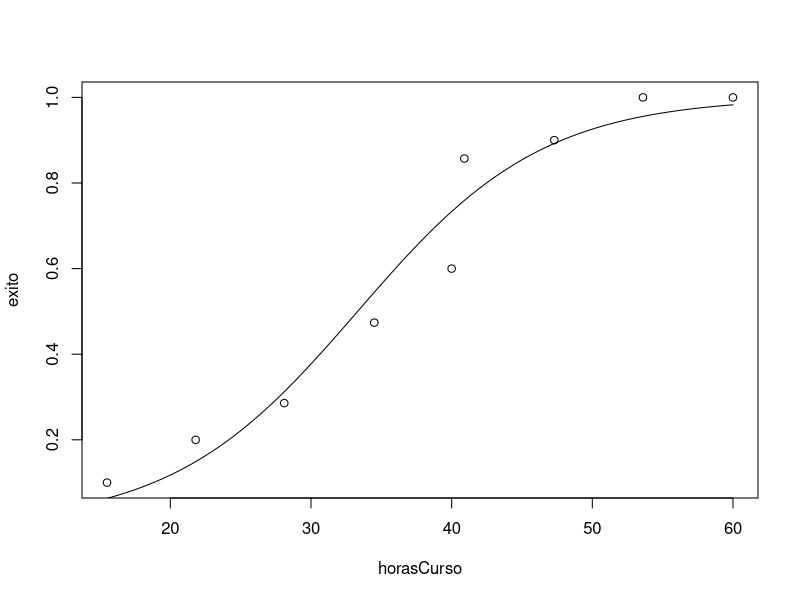

R code for this plot:
curso <- read.csv("CursoPiloto.csv", header=T)
reprobados <- curso[,2]-curso[,3]
aprobados <- curso[,3]
horasCurso <- curso[,1]
exito <- aprobados/(aprobados+reprobados)
fit <- glm(cbind(aprobados,reprobados) ~ horasCurso, family=binomial)
summary(fit)

plot(horasCurso, exito)
ff <- function(x) predict(fit, newdata=data.frame(horasCurso=x), type="response")
curve(ff, add=T)

